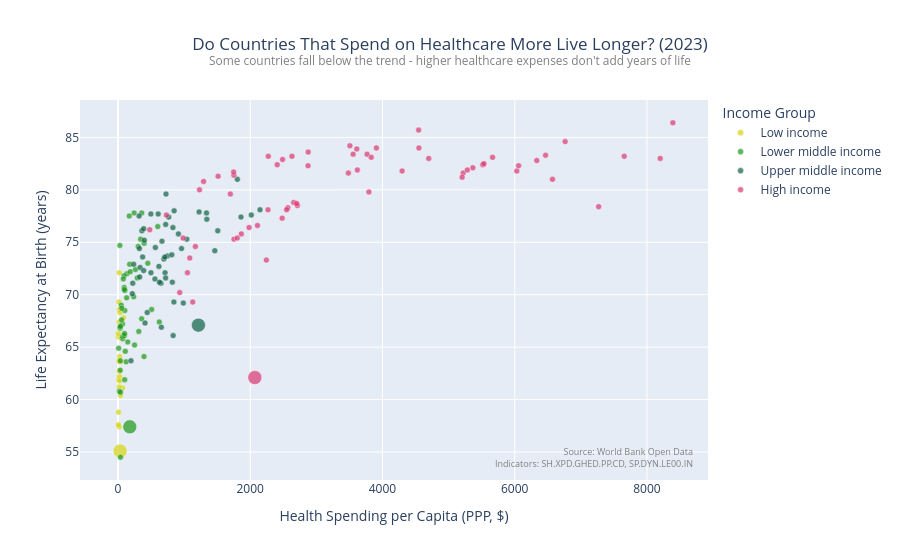

Source (notebook cell):
### Code cell
# Fit a log curve (because the relationship flattens at high spending)
df_latest['log_spending'] = np.log(df_latest['health_spending'])
coeffs = np.polyfit(df_latest['log_spending'], df_latest['life_expectancy'], 1)

# Expected life expectancy based on spending
df_latest['expected_le'] = np.polyval(coeffs, df_latest['log_spending'])

# How far below expectation is each country?
df_latest['residual'] = df_latest['life_expectancy'] - df_latest['expected_le']

# Worst underperformer per income group
outliers = df_latest.groupby('income_group').apply(
    lambda g: g.nsmallest(1, 'residual')
).reset_index(drop=True)


outlier_codes = set(outliers['countryiso3code'].values)

fig = px.scatter(
    df_latest,
    x='health_spending',
    y='life_expectancy',
    color='income_group',
    color_discrete_map=color_map,
    hover_name='country_name_spend',
    title='Do Countries That Spend More on Healthcare Live Longer? (2023)',
    labels={
        'health_spending': 'Health Spending per Capita (PPP, $)',
        'life_expectancy': 'Life Expectancy at Birth (years)',
        'income_group': 'Income Group'
    },

)

fig.update_traces(marker=dict(size=6, symbol='circle', line=dict(width=0.5, color='white')))
fig.update_layout(showlegend=True,
    title=dict(
        text='Do Countries That Spend on Healthcare More Live Longer? (2023)<br><sup style="color:gray">Some countries fall below the trend - higher healthcare expenses don\'t add years of life</sup>',
        x=0.5,
        xanchor='center'))

fig.add_annotation(
    text='Source: World Bank Open Data<br>Indicators: SH.XPD.GHED.PP.CD, SP.DYN.LE00.IN',
    xref='paper', yref='paper',
    x=0.98, y=0.02,
    showarrow=False,
    font=dict(size=9, color='gray'),
    align='right'
)


for trace in fig.data:
    income = trace.name
    sizes = []
    for i, row in df_latest[df_latest['income_group'] == income].iterrows():
        if row['countryiso3code'] in outlier_codes:
            sizes.append(14)
        else:
            sizes.append(6)
    trace.marker.size = sizes


fig.show()

### Figure 1 — Plotly figure (JSON) as saved in the notebook; plotly's stock layout.template omitted (floating-point values rounded to 4 significant figures)
{"data": [{"hovertemplate": "<b>%{hovertext}</b><br><br>Income Group=Low income<br>Health Spending per Capita (PPP, $)=%{x}<br>Life Expectancy at Birth (years)=%{y}<extra></extra>", "hovertext": ["Afghanistan", "Burundi", "Burkina Faso", "Central African Republic", "Congo, Dem. Rep.", "Eritrea", "Gambia, The", "Guinea-Bissau", "Liberia", "Madagascar", "Mali", "Mozambique", "Malawi", "Niger", "Rwanda", "Sudan", "Sierra Leone", "Somalia, Fed. Rep.", "South Sudan", "Syrian Arab Republic", "Chad", "Togo", "Uganda", "Yemen, Rep."], "legendgroup": "Low income", "marker": {"color": "#D4D40F", "line": {"color": "white", "width": 0.5}, "size": [6, 6, 6, 6, 6, 6, 6, 6, 6, 6, 6, 6, 6, 6, 6, 6, 6, 6, 6, 6, 14, 6, 6, 6], "symbol": "circle"}, "mode": "markers", "name": "Low income", "orientation": "v", "showlegend": true, "type": "scatter", "x": [5.5, 14.7, 70.4, 19.6, 10.8, 20.0, 42.3, 26.3, 23.3, 18.1, 36.8, 37.7, 16.1, 18.4, 83.2, 5.9, 26.6, 7.4, 6.8, 18.3, 32.8, 20.7, 30.2, 14.3], "xaxis": "x", "y": [66.0, 63.7, 61.1, 57.4, 61.9, 68.6, 65.9, 64.1, 62.2, 63.6, 60.4, 63.6, 67.4, 61.2, 67.8, 66.3, 61.8, 58.8, 57.6, 72.1, 55.1, 62.7, 68.3, 69.3], "yaxis": "y"}, {"hovertemplate": "<b>%{hovertext}</b><br><br>Income Group=Lower middle income<br>Health Spending per Capita (PPP, $)=%{x}<br>Life Expectancy at Birth (years)=%{y}<extra></extra>", "hovertext": ["Angola", "Benin", "Bangladesh", "Bolivia", "Bhutan", "Cote d'Ivoire", "Cameroon", "Congo, Rep.", "Comoros", "Djibouti", "Egypt, Arab Rep.", "Micronesia, Fed. Sts.", "Ghana", "Guinea", "Honduras", "Haiti", "India", "Jordan", "Kenya", "Kyrgyz Republic", "Cambodia", "Kiribati", "Lao PDR", "Lebanon", "Sri Lanka", "Lesotho", "Morocco", "Myanmar", "Mauritania", "Namibia", "Nigeria", "Nicaragua", "Nepal", "Pakistan", "Philippines", "Papua New Guinea", "West Bank and Gaza", "Senegal", "Solomon Islands", "Sao Tome and Principe", "Eswatini", "Tajikistan", "Timor-Leste", "Tunisia", "Tanzania", "Uzbekistan", "Viet Nam", "Vanuatu", "Zambia", "Zimbabwe"], "legendgroup": "Lower middle income", "marker": {"color": "#1D981A", "line": {"color": "white", "width": 0.5}, "size": [6, 6, 6, 6, 6, 6, 6, 6, 6, 6, 6, 6, 6, 6, 6, 6, 6, 6, 6, 6, 6, 6, 6, 6, 6, 14, 6, 6, 6, 6, 6, 6, 6, 6, 6, 6, 6, 6, 6, 6, 6, 6, 6, 6, 6, 6, 6, 6, 6, 6], "symbol": "circle"}, "mode": "markers", "name": "Lower middle income", "orientation": "v", "showlegend": true, "type": "scatter", "x": [110.6, 20.2, 28.8, 508.6, 451.0, 101.8, 36.2, 71.0, 32.2, 71.4, 291.8, 68.6, 148.2, 36.8, 176.7, 9.8, 135.1, 359.1, 123.3, 185.9, 94.1, 314.6, 49.1, 244.0, 170.2, 178.7, 342.6, 31.5, 103.1, 625.1, 37.3, 395.5, 104.0, 54.3, 237.6, 97.4, 250.4, 56.7, 96.5, 131.2, 394.0, 93.2, 358.3, 601.7, 37.7, 264.8, 305.5, 79.9, 99.2, 33.4], "xaxis": "x", "y": [64.6, 60.8, 74.7, 68.6, 73.0, 61.9, 63.7, 65.8, 66.8, 66.0, 71.6, 67.2, 65.5, 60.7, 72.9, 64.9, 72.0, 77.8, 63.6, 72.2, 70.7, 66.5, 69.0, 77.8, 77.5, 57.4, 75.3, 66.9, 68.5, 67.4, 54.5, 74.9, 70.4, 67.6, 69.8, 66.1, 65.2, 68.7, 70.5, 69.7, 64.1, 71.8, 67.7, 76.5, 67.0, 72.4, 74.6, 71.5, 66.3, 62.8], "yaxis": "y"}, {"hovertemplate": "<b>%{hovertext}</b><br><br>Income Group=Upper middle income<br>Health Spending per Capita (PPP, $)=%{x}<br>Life Expectancy at Birth (years)=%{y}<extra></extra>", "hovertext": ["Albania", "Argentina", "Armenia", "Azerbaijan", "Bosnia and Herzegovina", "Belarus", "Belize", "Brazil", "Botswana", "China", "Colombia", "Cabo Verde", "Cuba", "Dominica", "Dominican Republic", "Algeria", "Ecuador", "Fiji", "Gabon", "Georgia", "Equatorial Guinea", "Grenada", "Guatemala", "Indonesia", "Iran, Islamic Rep.", "Iraq", "Jamaica", "Kazakhstan", "Libya", "St. Lucia", "Moldova", "Maldives", "Mexico", "Marshall Islands", "North Macedonia", "Montenegro", "Mongolia", "Mauritius", "Malaysia", "Peru", "Paraguay", "El Salvador", "Serbia", "Suriname", "Thailand", "Turkmenistan", "Tonga", "Turkiye", "Tuvalu", "Ukraine", "St. Vincent and the Grenadines", "Samoa", "South Africa"], "legendgroup": "Upper middle income", "marker": {"color": "#0F6145", "line": {"color": "white", "width": 0.5}, "size": [6, 6, 6, 6, 6, 6, 6, 6, 6, 6, 6, 6, 6, 6, 6, 6, 6, 6, 6, 6, 6, 6, 6, 6, 6, 6, 6, 6, 6, 6, 6, 6, 6, 6, 6, 6, 6, 6, 6, 6, 6, 6, 6, 6, 6, 6, 6, 6, 14, 6, 6, 6, 6], "symbol": "circle"}, "mode": "markers", "name": "Upper middle income", "orientation": "v", "showlegend": true, "type": "scatter", "x": [726.3, 1861.0, 319.3, 323.9, 1338.0, 1464.0, 373.1, 913.6, 988.2, 849.0, 1226.0, 361.1, 2148.0, 650.0, 749.1, 388.5, 767.0, 409.5, 442.0, 565.4, 196.5, 397.8, 335.0, 223.3, 497.2, 387.8, 558.9, 961.1, 845.8, 619.1, 821.8, 1805.0, 665.2, 656.0, 1041.0, 2016.0, 498.6, 694.2, 721.0, 608.1, 814.4, 711.7, 1509.0, 708.5, 830.8, 216.6, 236.9, 1343.0, 1216.0, 720.5, 627.0, 328.5, 834.1], "xaxis": "x", "y": [79.6, 77.4, 77.5, 74.4, 77.8, 74.2, 73.6, 75.8, 69.2, 78.0, 77.9, 76.1, 78.1, 71.1, 73.7, 76.3, 77.4, 67.3, 68.3, 74.5, 63.7, 75.2, 72.6, 71.1, 77.7, 72.3, 71.5, 74.4, 69.3, 72.7, 71.2, 81.0, 75.1, 66.9, 75.3, 77.6, 72.1, 73.4, 76.7, 77.7, 73.8, 72.1, 76.1, 73.6, 76.4, 70.1, 72.9, 77.2, 67.1, 71.6, 71.2, 71.7, 66.1], "yaxis": "y"}, {"hovertemplate": "<b>%{hovertext}</b><br><br>Income Group=High income<br>Health Spending per Capita (PPP, $)=%{x}<br>Life Expectancy at Birth (years)=%{y}<extra></extra>", "hovertext": ["Andorra", "United Arab Emirates", "Antigua and Barbuda", "Australia", "Austria", "Belgium", "Bulgaria", "Bahrain", "Bahamas, The", "Barbados", "Brunei Darussalam", "Canada", "Switzerland", "Chile", "Costa Rica", "Cyprus", "Czechia", "Germany", "Denmark", "Spain", "Estonia", "Finland", "France", "United Kingdom", "Greece", "Guyana", "Croatia", "Hungary", "Ireland", "Iceland", "Israel", "Italy", "Japan", "St. Kitts and Nevis", "Korea, Rep.", "Kuwait", "Liechtenstein", "Lithuania", "Luxembourg", "Latvia", "Monaco", "Malta", "Netherlands", "Norway", "Nauru", "New Zealand", "Oman", "Panama", "Palau", "Poland", "Portugal", "Qatar", "Romania", "Russian Federation", "Saudi Arabia", "Singapore", "San Marino", "Slovak Republic", "Slovenia", "Sweden", "Seychelles", "Trinidad and Tobago", "Uruguay", "United States"], "legendgroup": "High income", "marker": {"color": "#DA3772", "line": {"color": "white", "width": 0.5}, "size": [6, 6, 6, 6, 6, 6, 6, 6, 6, 6, 6, 6, 6, 6, 6, 6, 6, 6, 6, 6, 6, 6, 6, 6, 6, 6, 6, 6, 6, 6, 6, 6, 6, 6, 6, 6, 6, 6, 6, 6, 6, 6, 6, 6, 14, 6, 6, 6, 6, 6, 6, 6, 6, 6, 6, 6, 6, 6, 6, 6, 6, 6, 6, 6], "symbol": "circle"}, "mode": "markers", "name": "High income", "orientation": "v", "showlegend": true, "type": "scatter", "x": [3908.0, 2489.0, 732.1, 5665.0, 6031.0, 5516.0, 1865.0, 1514.0, 1171.0, 480.2, 1755.0, 5367.0, 3507.0, 1752.0, 1295.0, 3484.0, 3795.0, 6572.0, 6059.0, 3612.0, 2657.0, 5221.0, 4700.0, 5205.0, 1749.0, 933.7, 2713.0, 2109.0, 6334.0, 5534.0, 2631.0, 3556.0, 4551.0, 1050.0, 2876.0, 2273.0, 6763.0, 2483.0, 7656.0, 1804.0, 8391.0, 3767.0, 5283.0, 8200.0, 2070.0, 4297.0, 1233.0, 1700.0, 1130.0, 2569.0, 2875.0, 2408.0, 1983.0, 2244.0, 2702.0, 3830.0, 4546.0, 2550.0, 3620.0, 6466.0, 985.0, 1086.0, 2269.0, 7269.0], "xaxis": "x", "y": [84.0, 82.9, 77.6, 83.1, 81.8, 82.4, 75.8, 81.3, 74.6, 76.2, 75.3, 82.1, 84.2, 81.4, 80.8, 81.6, 79.8, 81.0, 82.3, 83.9, 78.8, 81.6, 83.0, 81.2, 81.7, 70.2, 78.5, 76.6, 82.8, 82.5, 83.2, 83.4, 84.0, 72.1, 83.6, 83.2, 84.6, 77.3, 83.2, 75.4, 86.4, 83.4, 81.9, 83.0, 62.1, 81.8, 80.0, 79.6, 69.3, 78.3, 82.3, 82.4, 76.4, 73.3, 78.7, 83.1, 85.7, 78.1, 81.9, 83.3, 75.4, 73.5, 78.1, 78.4], "yaxis": "y"}], "layout": {"annotations": [{"align": "right", "font": {"color": "gray", "size": 9}, "showarrow": false, "text": "Source: World Bank Open Data<br>Indicators: SH.XPD.GHED.PP.CD, SP.DYN.LE00.IN", "x": 0.98, "xref": "paper", "y": 0.02, "yref": "paper"}], "legend": {"title": {"text": "Income Group"}, "tracegroupgap": 0}, "showlegend": true, "title": {"text": "Do Countries That Spend on Healthcare More Live Longer? (2023)<br><sup style=\"color:gray\">Some countries fall below the trend - higher healthcare expenses don't add years of life</sup>", "x": 0.5, "xanchor": "center"}, "xaxis": {"anchor": "y", "domain": [0, 1], "title": {"text": "Health Spending per Capita (PPP, $)"}}, "yaxis": {"anchor": "x", "domain": [0, 1], "title": {"text": "Life Expectancy at Birth (years)"}}}}
